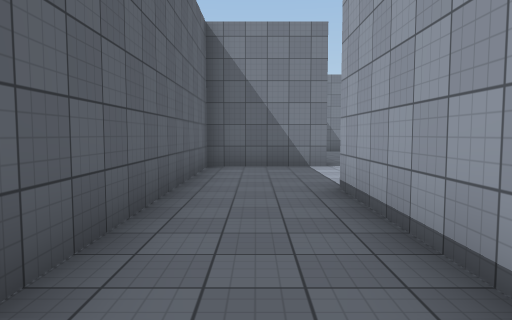
View 1 (above)

18 first-person views from a walk through a Unity game level. The camera is 1.5 m above the floor, tilts 4° down and sees 70° across. The floor is counted in squares, 2 m on a side. Each view is taken from the middle of a square. On the plan, view 1 faces up. The plan holds only what a view shows up to about 11 squares ahead; the rest is blank. The place goes on beyond the plan. The player is left out. Surface patterns are stand-ins for the level's own textures.

View 2
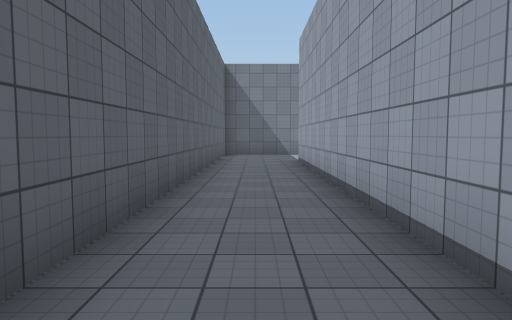

View 3
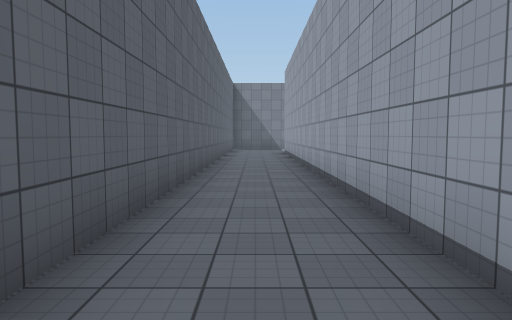

View 4
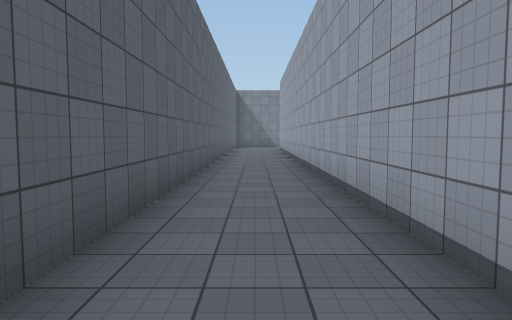

View 5
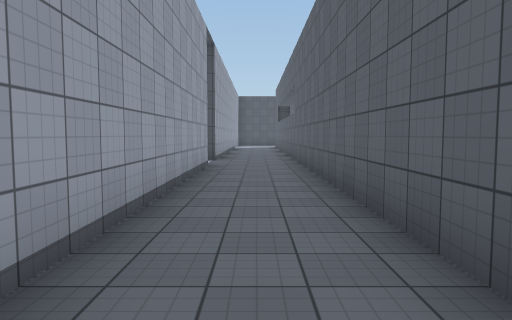

View 6
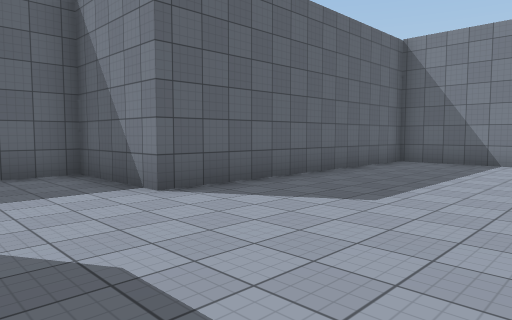

View 7
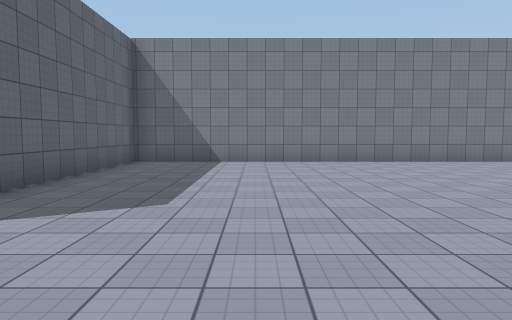

View 8
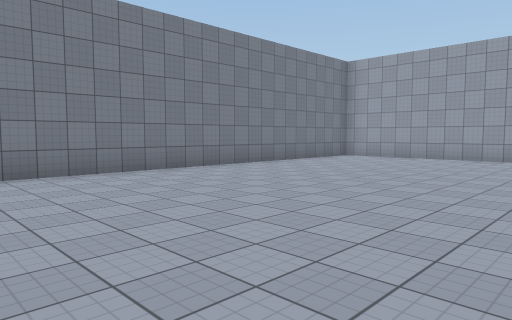

View 9
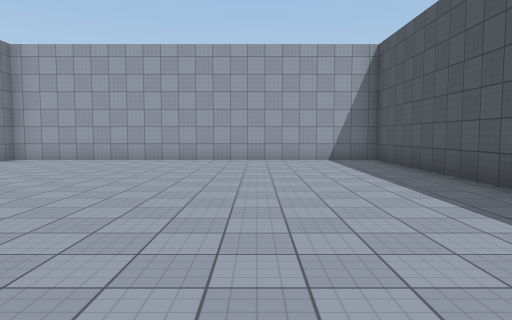

View 10
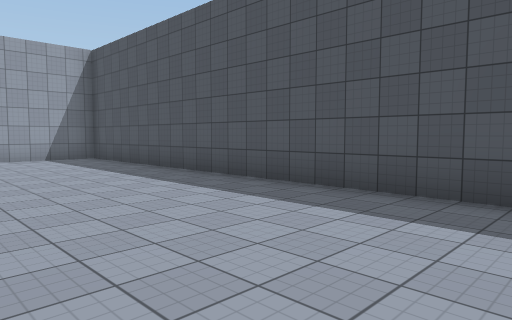

View 11
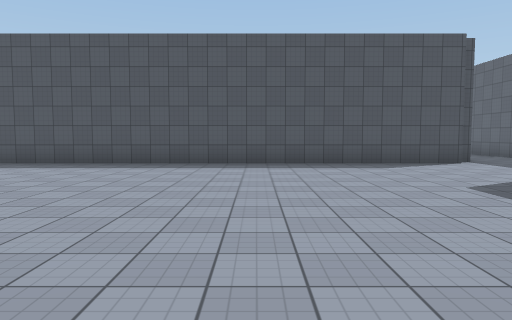

View 12
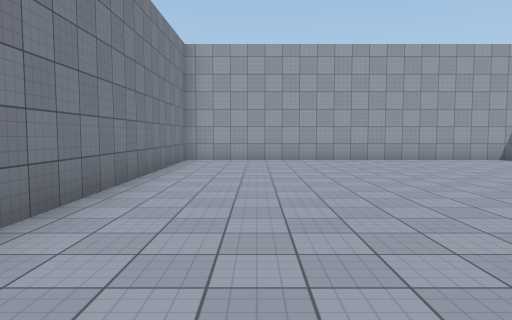

View 13
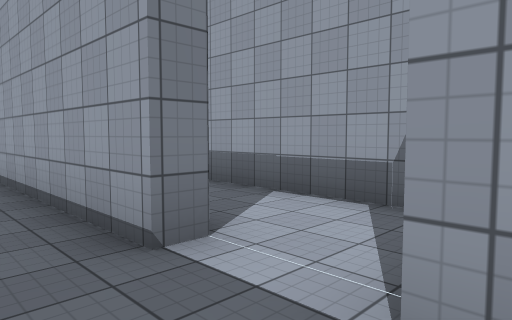

View 14
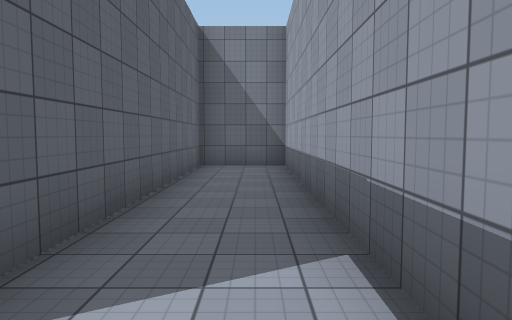

View 15
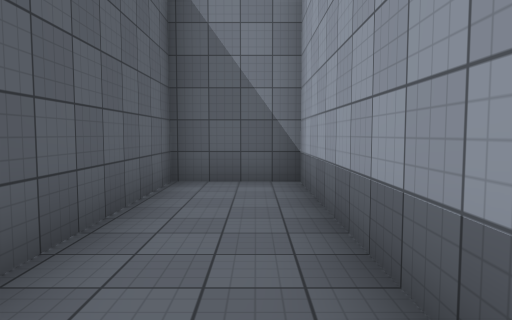

View 16
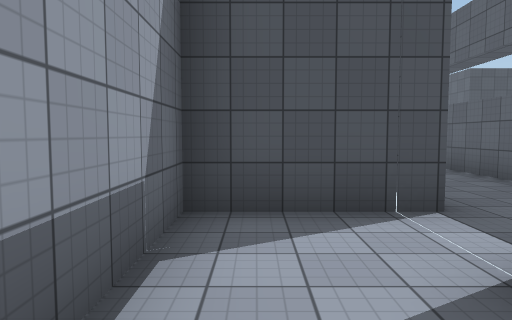

View 17
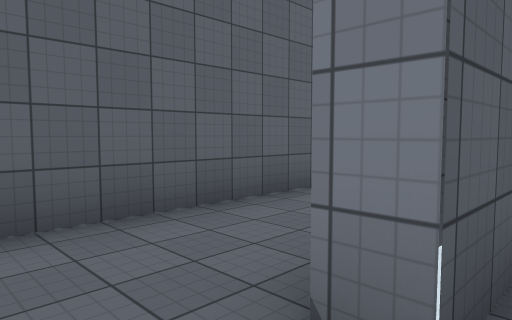

View 18
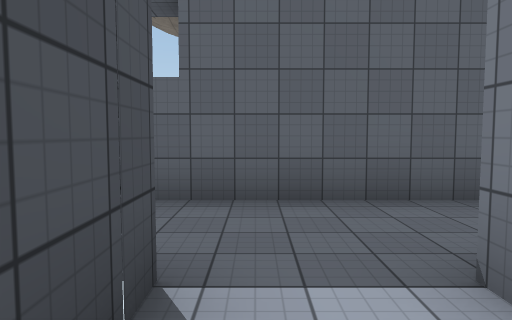

### Floor plan
Points are (right, up) in squares from view 1. A wall is a line through its corners. A room is listed if a view was taken in it or the views show most of it. See-through windows are left out.
Room 1 (views 1, 2, 3, 4, 5, 6, 7, 8, 9, 10, 11, 12, 13, 17)
walls: (1.6, 5.5) (18.7, 5.5) (18.7, 16) (1.6, 16) (1.6, 8.5) (-1.1, 8.5) (-1.1, -19.2); (1.6, -16.9) (1.2, -16.9) (1.2, 5.1); (1.1, -18.5) (2.5, -18.5)
ways out: opening at (2, -17.5) to room 2
Room 2 (views 14, 15, 16, 18)
walls: (2.5, -18.5) (3.7, -18.5) (3.7, -9.2) (1.6, -9.2) (1.6, -16.9)
ways out: opening at (2, -17.5) to room 1

Positions as (right, up) in squares from view 1, and headings:
1: (0, 0), facing up
2: (0, -5), facing up
3: (0, -10), facing up
4: (0, -13), facing up
5: (0, -8), facing down
6: (6, 6), facing up-left
7: (5, 6), facing up
8: (7, 9), facing up-right
9: (8, 9), facing right
10: (7, 10), facing down-right
11: (7, 15), facing down
12: (8, 14), facing right
13: (0, -19), facing up-right
14: (3, -18), facing up
15: (3, -15), facing up
16: (3, -15), facing down
17: (2, -18), facing up-left
18: (3, -18), facing left
